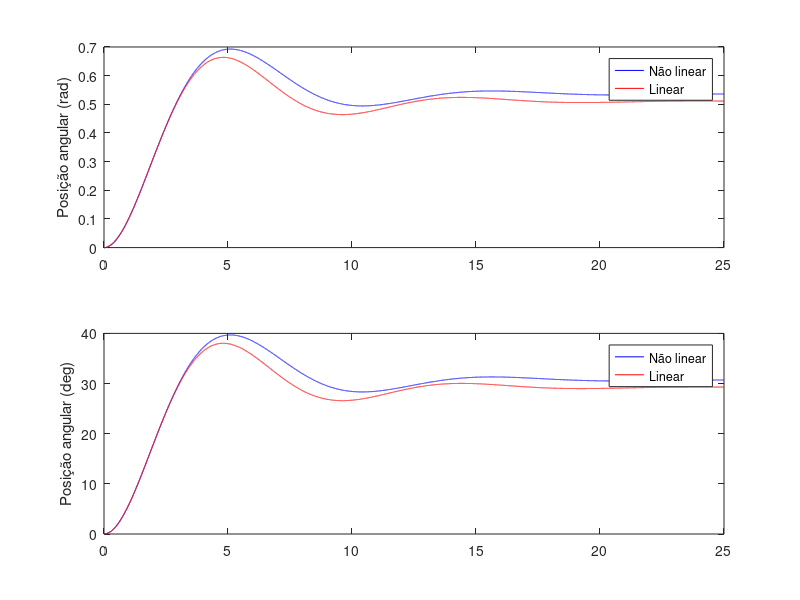
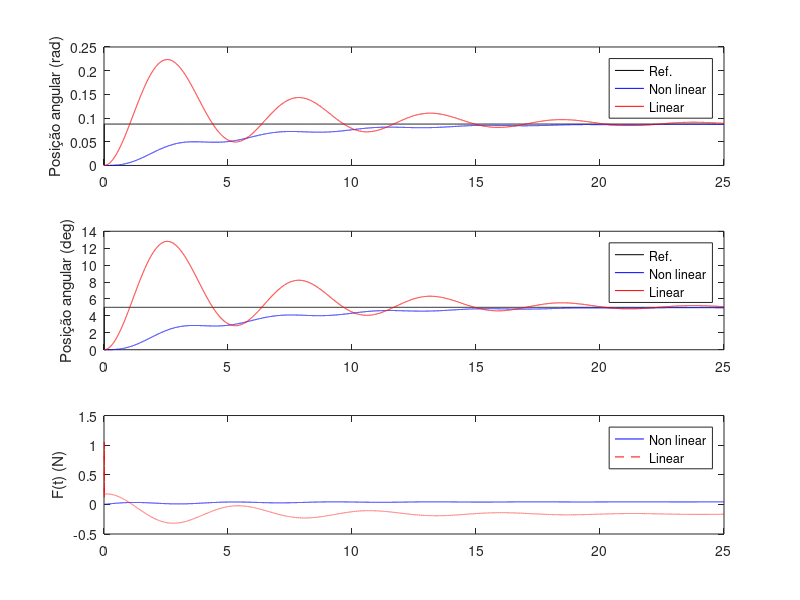

The MATLAB script that drew these images, in order:
%% CDS - Atividade 01: Contole PID para o pêndulo amortecido
clear all; close all; clc;

%% Modelagem da planta do pêndulo amortecido

% Parametros 
J = 0.4;  % [kg*m^2]
c = 0.2;  % damping factor
m = 0.4;  % [kg]
g = 9.8;  % [m/s^2]
d = 0.05; % [m]
r = 0.4;  % [m]

Ts = 0.001; % em s

% Modelo contínuo linearizado (sin(θ)≈θ)
    %                           r
    %  theta(s)/F(s) = -------------------
    %                   J*s^2 +c*s +m*g*d

Gs_l = tf(r, [J  c  m*g*d]);

% Modelo discreto linearizado (discretizado por ZOH)
Gz_l = c2d(Gs_l,Ts,'zoh');
   Bz = Gz_l.num{1};
        b0_l = Bz(2); b1_l = Bz(3);
   Az = Gz_l.den{1};
        a1_l = Az(2); a2_L = Az(3);

    % y_l(k) = -a1_l*y_l(k-1)-a2_L*y_l(k-2)+b0_l*u(k-1)+b1_l*u(k-2);

% Modelo discreto não-linear (discretizado por Forward)
    % x1_nl(k) = x1_nl(k-1) +Ts*x2_nl(k-1);
    % x2_nl(k) = (1- c*Ts/J)*x2_nl(k-1) -(m*g*d*Ts/J)*sin(x1_nl(k-1)) +(r*Ts/J)*u_nl(k-1);


%% Simulação da modelagem da planta
    % y_l x1_f(k) - posição do angulo (rad)
    % x2_f(k) - velocidade angular (rad/s)
    % u - força do sistema de propulsão (N)

tfinal = 25;                % tempo total da simulação (s)
N = round( tfinal/Ts );     % numero total de amostras

    % Condições iniciais
    x1_nl(1:2)=0; x2_nl(1:2)=0;
    y_l(1:2)=0;
    u(1:2)=0;

    for k = 3:N
        % Modelo linear (sin(θ)≈θ) discretizado por ZOH
        y_l(k) = -a1_l*y_l(k-1)-a2_L*y_l(k-2)+b0_l*u(k-1)+b1_l*u(k-2);

        % Modelo não linear discretizado de Forward
        x1_nl(k) = x1_nl(k-1) +Ts*x2_nl(k-1);
        x2_nl(k) = (1- c*Ts/J)*x2_nl(k-1) -(m*g*d*Ts/J)*sin(x1_nl(k-1)) +(r*Ts/J)*u(k-1);

        u(k) = 0.25; % controle em malha aberta
    end

% Plot
t = 0:Ts:N*Ts-Ts;
figure;
subplot(211)
    plot(t,x1_nl,'b',t,y_l,'r');
    ylabel('Posição angular (rad)');
    legend('Não linear','Linear');
subplot(212)
    plot(t,(180/pi)*x1_nl,'b',t,(180/pi)*y_l,'r');
    ylabel('Posição angular (deg)');
    legend('Não linear','Linear');

%% Controlador PID
% Projeto baseado no modelo linear
kp = 2;  ki = 0.5; kd = 0.01; % ganhos
   
    % PID digital baseado na aproximação de Backward diff
    s0 = kp +ki*Ts +kd/Ts;
    s1 = -kp -2*kd/Ts;
    s2 = kd/Ts;

    % Condições iniciais
    x1_nl(1:2)=0; x2_nl(1:2)=0;
    u_nl(1:2)=0; e_nl(1:2)=0;

    y_l(1:2)=0;
    u_l(1:2)=0; e_l(1:2)=0;

    % Sinal de referencia
    ref(1:10) = 0; ref(11:N) = 5*(pi/180); % rad

    for k = 3:N

        % Modelo linear
        y_l(k) = -a1_l*y_l(k-1)-a2_L*y_l(k-2)+b0_l*u(k-1)+b1_l*u_l(k-2);
            % Controle
            e_l(k) = ref(k) - y_l(k);
            u_l(k) = u_l(k-1) + s0*e_l(k) +s1*e_l(k-1) + s2*e_l(k-2);

        % Modelo não linear (Forward)
        x1_nl(k) = x1_nl(k-1) +Ts*x2_nl(k-1);
        x2_nl(k) = (1- c*Ts/J)*x2_nl(k-1) -(m*g*d*Ts/J)*sin(x1_nl(k-1)) +(r*Ts/J)*u_nl(k-1);
            % Controle
            e_nl = ref(k) - x1_nl;
            u_nl(k) = u_nl(k-1) + s0*e_nl(k) + s1*e_nl(k-1) + s2*e_nl(k-2);
    end

% Plots
t = 0:Ts:N*Ts-Ts;
figure;
subplot(311)
    plot(t,ref,'k',t,x1_nl,'b',t,y_l,'r');
    ylabel('Posição angular (rad)');
    legend('Ref.','Non linear','Linear');
subplot(312)
    plot(t,(180/pi)*ref,'k',t,(180/pi)*x1_nl,'b',t,(180/pi)*y_l,'r');
    ylabel('Posição angular (deg)');
    legend('Ref.','Non linear','Linear');
subplot(313)
    plot(t,u_nl,'b', t,u_l,'--r');
    ylabel('F(t) (N)');
    legend('Non linear','Linear');

%% Analise de margens de ganho e de fase